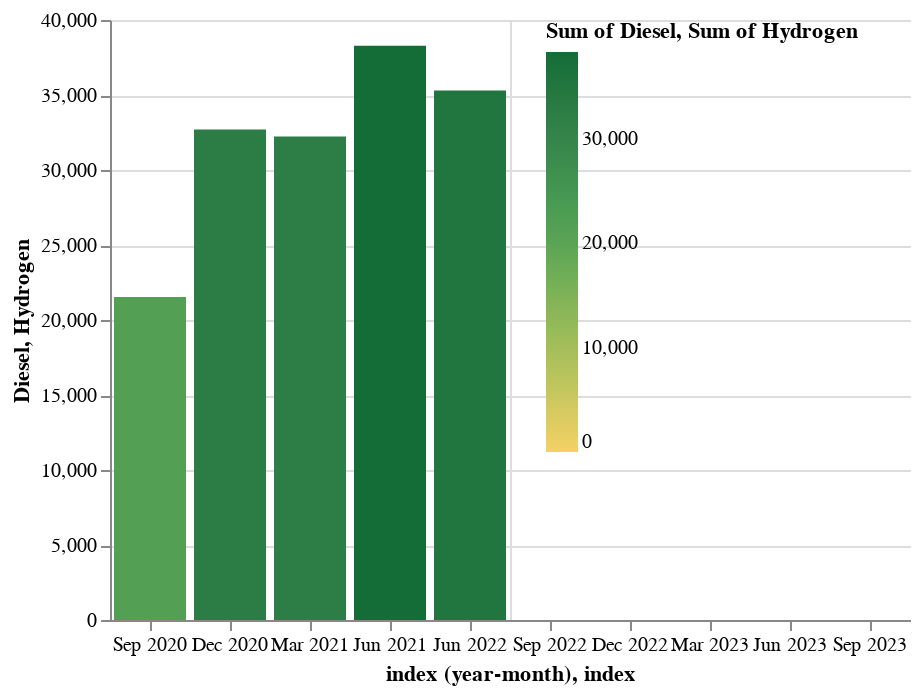

This figure's notebook cell:
### Code cell
DeepnoteChart(df_t, """{"layer":[{"layer":[{"mark":{"clip":true,"type":"bar","tooltip":true},"encoding":{"x":{"sort":"ascending","type":"ordinal","field":"index","scale":{"type":"linear"},"stack":"zero","timeUnit":"yearmonth"},"y":{"sort":null,"type":"quantitative","field":"Diesel","scale":{"type":"linear"},"stack":"zero","format":{"type":"default","decimals":null},"formatType":"numberFormatFromNumberType"},"color":{"sort":null,"type":"quantitative","field":"Diesel","scale":{"scheme":"goldgreen"},"aggregate":"sum"}}}]},{"layer":[{"mark":{"clip":true,"type":"area","tooltip":true},"encoding":{"x":{"sort":"ascending","type":"temporal","field":"index","scale":{"type":"linear"},"stack":"zero"},"y":{"sort":null,"type":"quantitative","field":"Hydrogen","scale":{"type":"linear"},"stack":"zero","format":{"type":"default","decimals":null},"formatType":"numberFormatFromNumberType"},"color":{"sort":null,"type":"quantitative","field":"Hydrogen","scale":{"scheme":"oranges"},"aggregate":"sum"}}}]}],"title":"","config":{"legend":{}},"$schema":"https://vega.github.io/schema/vega-lite/v5.json","encoding":{}}""")

### Figure 1 — Vega-Lite specification as saved in the notebook (floating-point values rounded to 4 significant figures)
{"$schema": "https://vega.github.io/schema/vega-lite/v5.json", "encoding": {}, "layer": [{"layer": [{"mark": {"type": "bar", "tooltip": true, "clip": true}, "encoding": {"x": {"field": "index", "type": "ordinal", "timeUnit": "yearmonth", "sort": "ascending", "stack": "zero", "scale": {"type": "linear"}}, "y": {"field": "Diesel", "type": "quantitative", "sort": null, "stack": "zero", "scale": {"type": "linear"}, "formatType": "numberFormatFromNumberType", "format": {"type": "default", "decimals": null}}, "color": {"field": "Diesel", "type": "quantitative", "aggregate": "sum", "sort": null, "scale": {"scheme": "goldgreen"}}}}]}, {"layer": [{"mark": {"type": "area", "tooltip": true, "clip": true}, "encoding": {"x": {"field": "index", "type": "temporal", "sort": "ascending", "stack": "zero", "scale": {"type": "linear"}}, "y": {"field": "Hydrogen", "type": "quantitative", "sort": null, "stack": "zero", "scale": {"type": "linear"}, "formatType": "numberFormatFromNumberType", "format": {"type": "default", "decimals": null}}, "color": {"field": "Hydrogen", "type": "quantitative", "aggregate": "sum", "sort": null, "scale": {"scheme": "oranges"}}}}]}], "title": "", "config": {"legend": {}}, "data": {"values": [{"index": "2020-09", "Diesel": 21539, "Electric": 161, "Hybrid": 4389, "Hydrogen": 0, "PHEV": 124, "Petrol": 39926}, {"index": "2020-12", "Diesel": 32693, "Electric": 180, "Hybrid": 6124, "Hydrogen": 0, "PHEV": 236, "Petrol": 52893}, {"index": "2021-03", "Diesel": 32228, "Electric": 411, "Hybrid": 6548, "Hydrogen": 0, "PHEV": 286, "Petrol": 56847}, {"index": "2021-06", "Diesel": 38285, "Electric": 526, "Hybrid": 5842, "Hydrogen": 0, "PHEV": 318, "Petrol": 60701}, {"index": "2022-06", "Diesel": 35306, "Electric": 1137, "Hybrid": 6407, "Hydrogen": 1, "PHEV": 570, "Petrol": 51388}, {"index": "2022-09", "Diesel": 29377, "Electric": 7247, "Hybrid": 4616, "Hydrogen": 0, "PHEV": 525, "Petrol": 47620}, {"index": "2022-12", "Diesel": 27621, "Electric": 5084, "Hybrid": 7082, "Hydrogen": 2, "PHEV": 460, "Petrol": 43332}, {"index": "2023-03", "Diesel": 30063, "Electric": 6612, "Hybrid": 5247, "Hydrogen": 0, "PHEV": 569, "Petrol": 50229}, {"index": "2023-06", "Diesel": 37497, "Electric": 11042, "Hybrid": 9020, "Hydrogen": 0, "PHEV": 735, "Petrol": 59995}, {"index": "2023-09", "Diesel": 33614, "Electric": 8821, "Hybrid": 10138, "Hydrogen": 0, "PHEV": 1264, "Petrol": 52619}]}}
